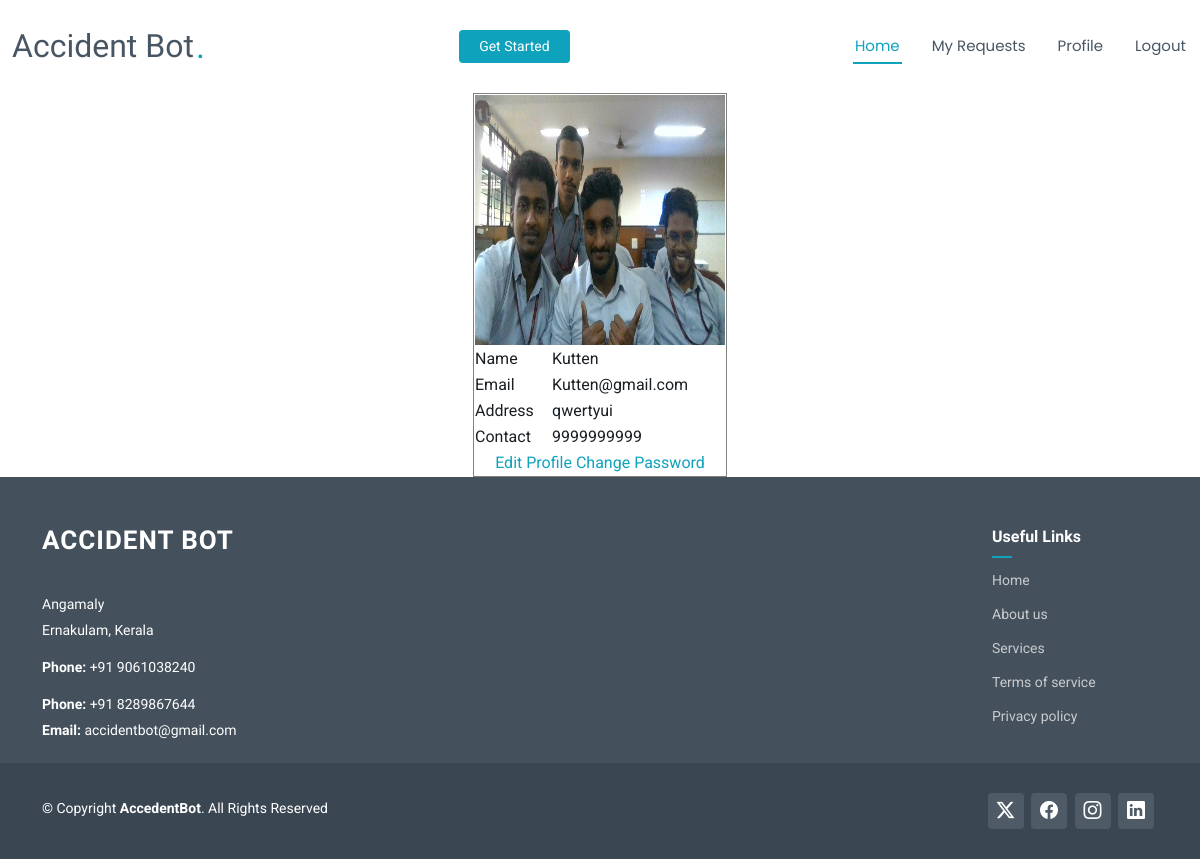
Screenshot of /User/myprofile/ (signed in) with the database file from the repository.
### Guest/models.py (models this page shows)
class tbl_user(models.Model):
    user_name=models.CharField(max_length=30)
    user_email=models.CharField(max_length=30)
    user_contact=models.CharField(max_length=30)
    user_address=models.CharField(max_length=50)
    user_photo=models.FileField(upload_to='Assets/Files/User/Photo/')
    user_password=models.CharField(max_length=30)
    place=models.ForeignKey(tbl_place,on_delete=models.CASCADE)

### User/views.py (the view)
# urls.py: path('myprofile/',views.myprofile,name="myprofile"),
def myprofile(request):
    data=tbl_user.objects.get(id=request.session['uid'])
    return render(request, 'User/Myprofile.html',{'dat':data})

### User/Templates/User/MyProfile.html (shortened to what this page needs)
{% extends 'User/Headd.html' %}
{% block content %}
<!DOCTYPE html>
<html>
    <head>
    </head>
    <body>
        <form method="post">
        <table  border="1" align="center">
    <tr>
    <td colspan="2"><img src="{{dat.user_photo.url}}" alt="" width="250" height="250"></td>
        </tr>
        <tr>
         <td>Name</td>
         <td>{{dat.user_name}}</td>
        </tr>
        <tr>
            <td>Email</td>
            <td>{{dat.user_email}}</td>
        </tr>
        <tr>
            <td>Address</td>
            <td>{{dat.user_address}}</td>
        </tr>
        <tr>
            <td>Contact</td>
            <td>{{dat.user_contact}}</td>
        </tr>
        <tr>
        <td colspan="2" align="center"><a href="{% url 'User:editprofile' %}">Edit Profile</a>
                                       <a href="{% url 'User:changepassword' %}">Change Password</a>
        </td>
        </tr>
    </table>
    </form>
 </body>
</html>
{% endblock content %}

### Guest/static/User/assets/css/main.css (style rules this page uses)
:root { --default-font: "Roboto", system-ui, -apple-system, "Segoe UI", Roboto, "Helvetica Neue", Arial, "Noto Sans", "Liberation Sans", sans-serif, "Apple Color Emoji", "Segoe UI Emoji", "Segoe UI Symbol", "Noto Color Emoji"; --heading-font: "Source Sans Pro", sans-serif; --nav-font: "Poppins", sans-serif; }
:root { --background-color: #ffffff; --default-color: #1a1f24; --heading-color: #485664; --accent-color: #0ea2bd; --surface-color: #ffffff; --contrast-color: #ffffff; }
:root { --nav-color: #485664; --nav-hover-color: #0ea2bd; --nav-mobile-background-color: #ffffff; --nav-dropdown-background-color: #ffffff; --nav-dropdown-color: #485664; --nav-dropdown-hover-color: #0ea2bd; }
:root { scroll-behavior: smooth; }
body { color: var(--default-color); background-color: var(--background-color); font-family: var(--default-font); }
a { color: var(--accent-color); text-decoration: none; transition: 0.3s; }

### rows the page displays
tbl_user: user_photo (picture), user_name "Kutten", user_email "Kutten@gmail.com", user_address "qwertyui", user_contact "9999999999"
